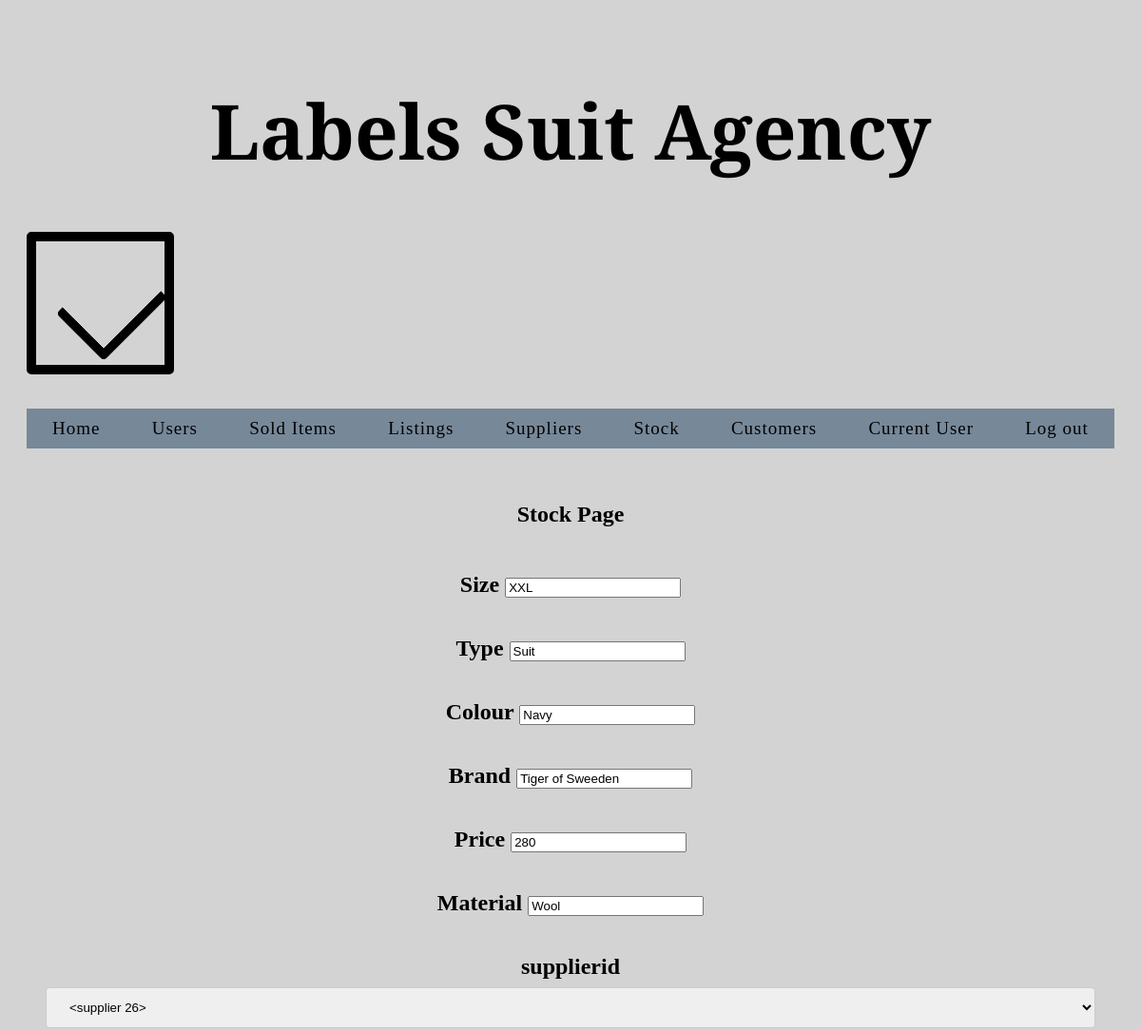
Before: /editstock15 (signed in, upper part) with the older database file.
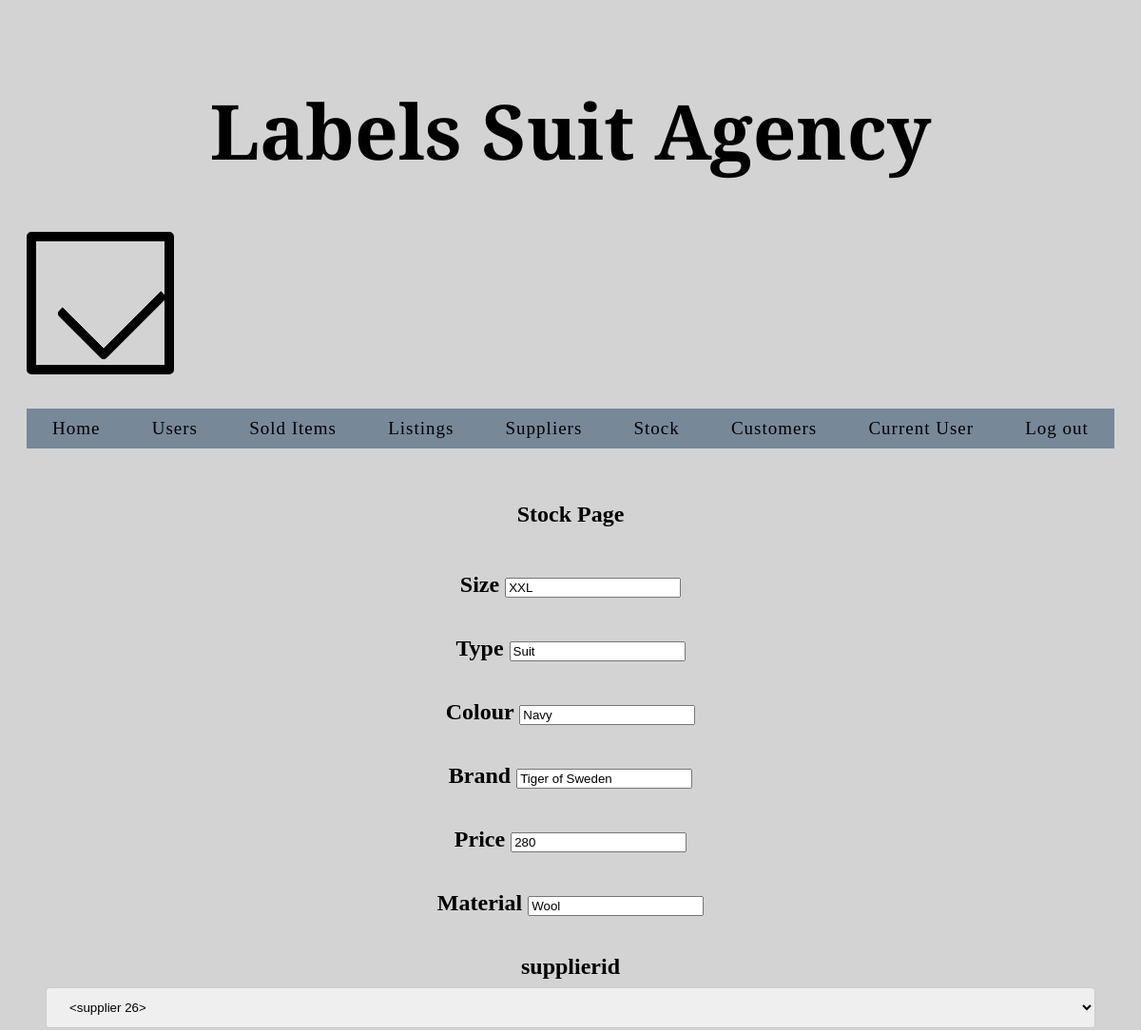
After: the same page with the newer database file.
### app1.py (models this page shows, shortened)
class stock(db.Model):
    __tablename__ = 'stock'
    stockid = db.Column(db.Integer, primary_key = True)
    size = db.Column(db.String(3))
    type = db.Column(db.String)
    colour = db.Column(db.String)
    brand = db.Column(db.String)
    price = db.Column(db.Float)
    material = db.Column(db.String)
    supplierid = db.Column(
        db.Integer,
        db.ForeignKey('supplier.supplierid'),
        nullable=False)

### app1.py (the view)
@app.route('/editstock<int:stockid>', methods=['GET', 'POST'])
@login_required
def editstock(stockid):
        qry = db.session.query(stock).filter( stock.stockid == stockid)
        stockid = qry.first()
        if stockid:
                form = EditStockForm(formdata=request.form, obj = stockid)
                form.supplierid.choices = [(supplierid)for supplierid in supplier.query.all()]
                if request.method == 'POST' and form.validate():
                        save_stock(stockid,form)
                        flash ('Stock updated!')
                        return redirect ('/stockpage')
                return render_template('stockpage.html', form=form)
        else:
                return 'Error loading the customer'.format(stockid=stockid)

### forms.py
class EditStockForm(FlaskForm):
    size = StringField('Size', [InputRequired(),
    Regexp(r'^[A-Za-z\s\-\'\'\/]+$', message= "Invalid Size"),
    Length(min=0,max=3, message="Too many characters for Size")
    ])
    type = StringField('Type', [InputRequired(),
    Regexp(r'^[A-Za-z\s\-\'\'\/]+$', message= "Invalid Type of clothing"),
    ])
    colour = StringField('Colour', [InputRequired(),
    Regexp(r'^[A-Za-z\s\-\'\'\/]+$', message= "Invalid Colour"),
    ])
    brand = StringField('Brand', [InputRequired(),
    Regexp(r'^[A-Za-z\s\-\'\'\/]+$', message= "Invalid Brand"),
    ])
    price = FloatField('Price', [InputRequired(),
    NumberRange(min=1.00, message= "Invalid Price Range. Please enter a price of at least £1"),
    ])
    material = StringField('Material', [InputRequired(),
    Regexp(r'^[A-Za-z\s\-\'\'\/]+$', message= "Invalid Material"),
    ])
    supplierid = SelectField('supplierid', choices=[])
    update = SubmitField('Update')

### app1.py (called while the page is built)
@login_manager.user_loader
def get_user(id):
        return User.query.get(id)

### templates/stockpage.html (shortened to what this page needs)
{% import "bootstrap/wtf.html" as wtf %}
{% extends "base.html"%}
{% block body %}
<h2>Stock Page</h2S>
    <br>
{{ wtf.quick_form(form) }}
{% endblock %}

Changed rows visible on the page:
changed stock "XXL": brand "Tiger of Sweeden" → "Tiger of Sweden"
